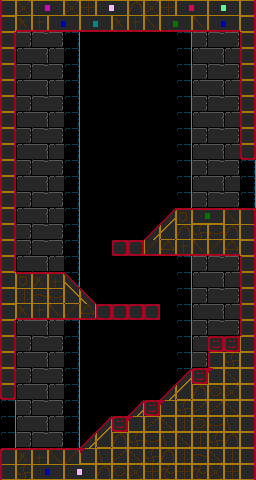

Below is a game level as drawn by its tile map, then a one-line description and the .tmx file that defines it, in full:
An orthogonal 16x30 tile map with 16x16 px tiles, 2 tile layers (back, front) and 3 objects (3x PerchMonster).

<map version="1.0" orientation="orthogonal" width="16" height="30" tilewidth="16" tileheight="16">
 <tileset firstgid="1" name="tiles1" tilewidth="16" tileheight="16">
  <image source="../../img/tiles/tiles0.gif" trans="ff00ff" width="256" height="256" />
 </tileset>
 <layer name="back" width="16" height="30">
  <data encoding="csv">
0,0,0,0,0,0,182,130,129,130,198,0,0,0,0,0,
0,0,0,0,0,0,182,146,145,146,198,0,0,0,0,0,
182,130,129,130,198,0,0,0,0,0,0,182,130,129,130,198,
182,146,145,146,198,0,0,0,0,0,0,182,146,145,146,198,
182,130,129,130,198,0,0,0,0,0,0,182,130,129,130,198,
182,146,145,146,198,0,0,0,0,0,0,182,146,145,146,198,
182,130,129,130,198,0,0,0,0,0,0,182,130,129,130,198,
182,146,145,146,198,0,0,0,0,0,0,182,146,145,146,198,
182,130,129,130,198,0,0,0,0,0,0,182,130,129,130,198,
182,146,145,146,198,0,0,0,0,0,0,182,146,145,146,198,
182,130,129,130,198,0,0,0,0,0,0,182,130,129,130,198,
182,146,145,146,198,0,0,0,0,0,0,182,146,145,146,198,
182,130,129,130,198,0,0,0,0,0,0,182,130,129,130,198,
182,146,145,146,198,0,0,0,0,0,0,182,146,145,146,198,
182,130,129,130,198,0,0,0,0,0,0,182,130,129,130,198,
182,130,129,130,198,0,0,0,0,0,0,130,129,130,198,0,
182,146,145,146,198,0,0,0,0,0,0,182,130,129,130,198,
182,130,129,130,198,0,0,0,0,0,0,182,146,145,146,198,
182,146,145,146,198,0,0,0,0,0,0,182,130,129,130,198,
182,130,129,130,198,0,0,0,0,0,0,182,146,145,146,198,
182,146,145,146,198,0,0,0,0,0,0,182,130,129,130,198,
182,130,129,130,198,0,0,0,0,0,0,182,146,145,146,198,
182,146,145,146,198,0,0,0,0,0,0,182,130,129,130,198,
182,130,129,130,198,0,0,0,0,0,0,182,146,145,146,198,
182,146,145,146,198,0,0,0,0,0,0,182,130,129,130,198,
182,130,129,130,198,0,0,0,0,0,0,182,146,145,146,198,
182,146,145,146,198,0,0,0,0,0,0,182,130,129,130,198,
182,130,129,130,198,0,0,0,0,0,0,182,146,145,146,198,
0,0,0,0,0,0,0,0,0,0,0,182,130,129,130,198,
0,0,0,0,0,0,0,0,0,0,0,0,0,0,0,0
</data>
 </layer>
 <layer name="front" width="16" height="30">
  <data encoding="csv">
97,115,87,88,115,116,85,86,119,115,116,81,82,69,70,104,
113,19,20,3,4,7,8,19,20,21,1,2,21,3,4,104,
168,0,0,0,0,0,0,0,0,0,0,0,0,0,0,168,
184,0,0,0,0,0,0,0,0,0,0,0,0,0,0,184,
168,0,0,0,0,0,0,0,0,0,0,0,0,0,0,168,
184,0,0,0,0,0,0,0,0,0,0,0,0,0,0,184,
168,0,0,0,0,0,0,0,0,0,0,0,0,0,0,168,
184,0,0,0,0,0,0,0,0,0,0,0,0,0,0,184,
168,0,0,0,0,0,0,0,0,0,0,0,0,0,0,168,
184,0,0,0,0,0,0,0,0,0,0,0,0,0,0,136,
168,0,0,0,0,0,0,0,0,0,0,0,0,0,0,0,
168,0,0,0,0,0,0,0,0,0,0,0,0,0,0,0,
184,0,0,0,0,0,0,0,0,0,0,0,0,0,0,0,
168,0,0,0,0,0,0,0,0,0,140,34,49,50,37,40,
184,0,0,0,0,0,0,0,0,140,156,119,118,102,119,104,
168,0,0,0,0,0,0,216,216,22,23,20,21,22,23,120,
184,0,0,0,0,0,0,0,0,0,0,0,0,0,0,168,
97,34,35,36,139,0,0,0,0,0,0,0,0,0,0,168,
113,100,101,102,155,139,0,0,0,0,0,0,0,0,0,184,
97,19,20,21,22,23,216,216,216,216,0,0,0,0,0,168,
168,0,0,0,0,0,0,0,0,0,0,0,0,0,0,184,
184,0,0,0,0,0,0,0,0,0,0,0,0,232,232,104,
168,0,0,0,0,0,0,0,0,0,0,0,0,113,118,120,
168,0,0,0,0,0,0,0,0,0,0,140,232,133,99,104,
136,0,0,0,0,0,0,0,0,0,140,156,119,114,115,120,
0,0,0,0,0,0,0,0,140,232,133,118,98,98,99,104,
0,0,0,0,0,0,140,232,133,98,99,100,114,102,103,120,
0,0,0,0,0,140,156,119,118,102,103,99,100,118,119,104,
33,35,36,37,38,133,103,98,99,118,119,100,101,99,100,120,
113,118,67,68,85,86,119,114,115,116,117,116,117,115,116,104
</data>
 </layer>
 <objectgroup name="objects" width="16" height="30">
  <properties>
   <property name="entrances" value="[[1,0],[0,1]]" />
   <property name="rarity" value="1.0" />
  </properties>
  <object name="PerchMonster" gid="199" x="192" y="192" />
  <object name="PerchMonster" gid="199" x="128" y="288" />
  <object name="PerchMonster" gid="199" x="208" y="320" />
 </objectgroup>
</map>
